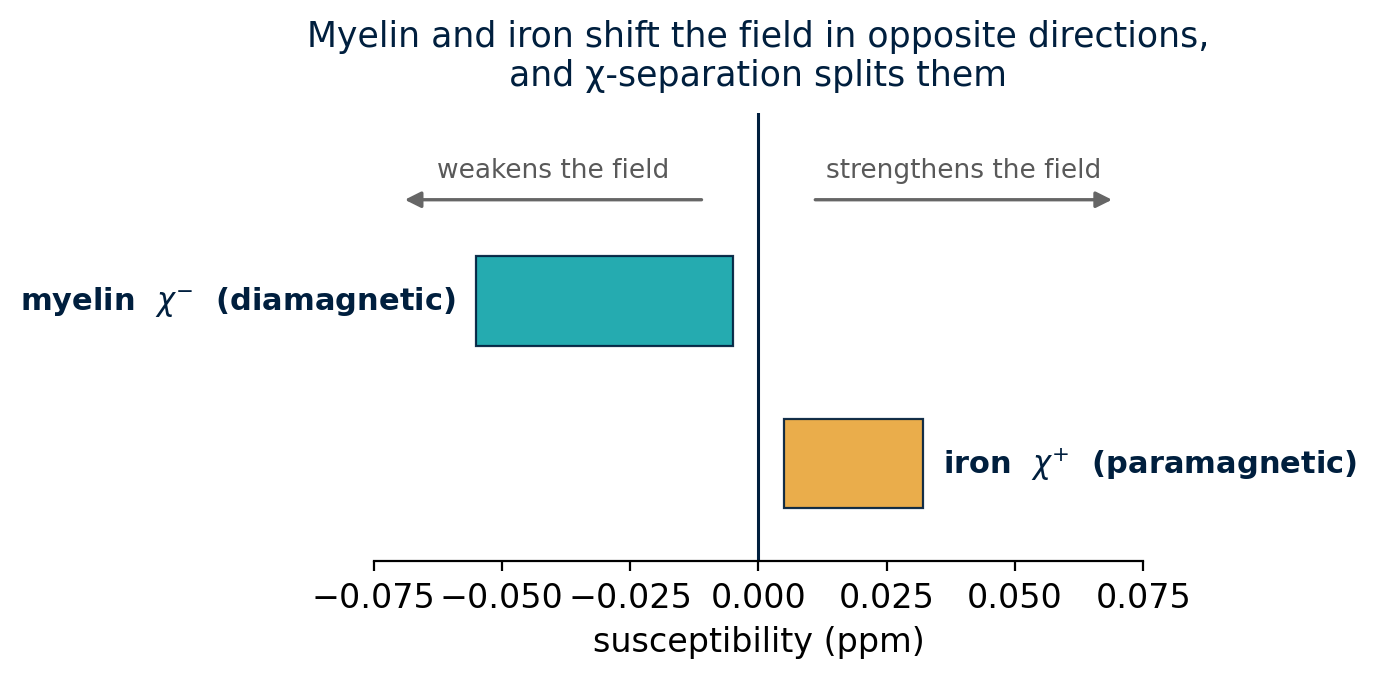

The script that saved this image:
#!/usr/bin/env python3
"""
fig_susceptibility_schematic.py -- conceptual schematic: myelin and iron shift
the local field in opposite directions, chi-separation splits them apart.

This is illustrative (not tied to one real voxel's numbers -- that's
fig_qsm_match.py, the "QSM half of the match" backup slide). Labels are placed
OUTSIDE the bar ends so they can never be clipped by the bar itself, regardless
of font size or bar length.

Output: report/fig_susceptibility_schematic.png (+ .svg)
"""
import matplotlib as mpl
mpl.use('Agg')
import matplotlib.pyplot as plt

mpl.rcParams.update({'font.size': 12, 'font.family': 'DejaVu Sans', 'savefig.dpi': 200})
TEAL = '#12A4A9'; NAVY = '#001F3E'; AMBER = '#E9A63C'
OUT = '/home/tijn-saes/Documents/Internship/MIMM/report'

# illustrative susceptibility ranges (ppm) -- schematic, not one subject's values
myelin_lo, myelin_hi = -0.055, -0.005   # diamagnetic: negative, weakens the field
iron_lo, iron_hi = 0.005, 0.032         # paramagnetic: positive, strengthens the field

fig, ax = plt.subplots(figsize=(6.6, 3.6))

# bars as horizontal spans (barh with left offset), NOT anchored at 0, so each
# bar's true extent is visible and the label sits just past its right edge
ax.barh(1.0, myelin_hi - myelin_lo, left=myelin_lo, height=0.55,
        color=TEAL, edgecolor=NAVY, lw=0.8, alpha=0.92, zorder=3)
ax.barh(0.0, iron_hi - iron_lo, left=iron_lo, height=0.55,
        color=AMBER, edgecolor=NAVY, lw=0.8, alpha=0.92, zorder=3)

# labels OUTSIDE the bar (never clipped, regardless of text length/font size)
ax.text(myelin_lo - 0.004, 1.0, 'myelin  $\\chi^{-}$  (diamagnetic)',
        ha='right', va='center', color=NAVY, fontsize=11, fontweight='bold')
ax.text(iron_hi + 0.004, 0.0, 'iron  $\\chi^{+}$  (paramagnetic)',
        ha='left', va='center', color=NAVY, fontsize=11, fontweight='bold')

ax.axvline(0, color=NAVY, lw=1.1, zorder=2)

# weakens/strengthens annotation above the axis -- arrows start well clear of 0
# and the two labels are centred over their own arrow, not the midpoint, so
# they never collide. No separate "0" label: the axis line + tick already mark it.
ytop = 1.62
ax.annotate('', xy=(-0.070, ytop), xytext=(-0.010, ytop),
            arrowprops=dict(arrowstyle='-|>', color='0.4', lw=1.2))
ax.annotate('', xy=(0.070, ytop), xytext=(0.010, ytop),
            arrowprops=dict(arrowstyle='-|>', color='0.4', lw=1.2))
ax.text(-0.040, ytop + 0.10, 'weakens the field', ha='center', va='bottom',
        color='0.35', fontsize=9.5)
ax.text(0.040, ytop + 0.10, 'strengthens the field', ha='center', va='bottom',
        color='0.35', fontsize=9.5)

ax.set_xlim(-0.075, 0.075)
ax.set_ylim(-0.6, 2.15)
ax.set_yticks([])
ax.set_xlabel('susceptibility (ppm)')
for s in ('top', 'right', 'left'):
    ax.spines[s].set_visible(False)
ax.tick_params(left=False)
ax.set_title('Myelin and iron shift the field in opposite directions,\n'
              'and χ-separation splits them', fontsize=12.5, color=NAVY, pad=10)

fig.tight_layout()
fig.savefig(f'{OUT}/fig_susceptibility_schematic.png', bbox_inches='tight', facecolor='white')
fig.savefig(f'{OUT}/fig_susceptibility_schematic.svg', bbox_inches='tight', facecolor='white')
print('saved report/fig_susceptibility_schematic.png + .svg')
